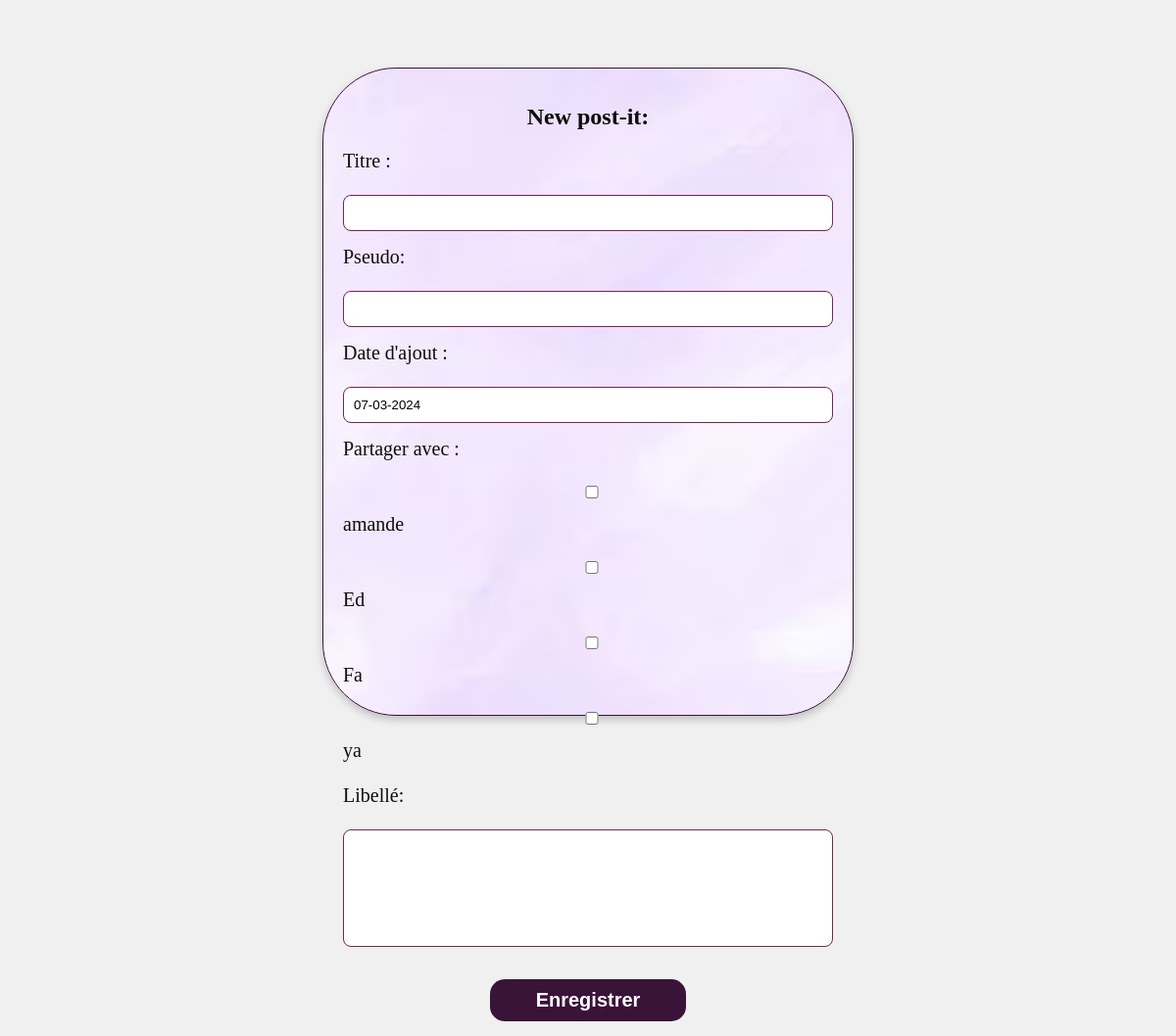
Page /vue/postitVue.php on the earlier database version.
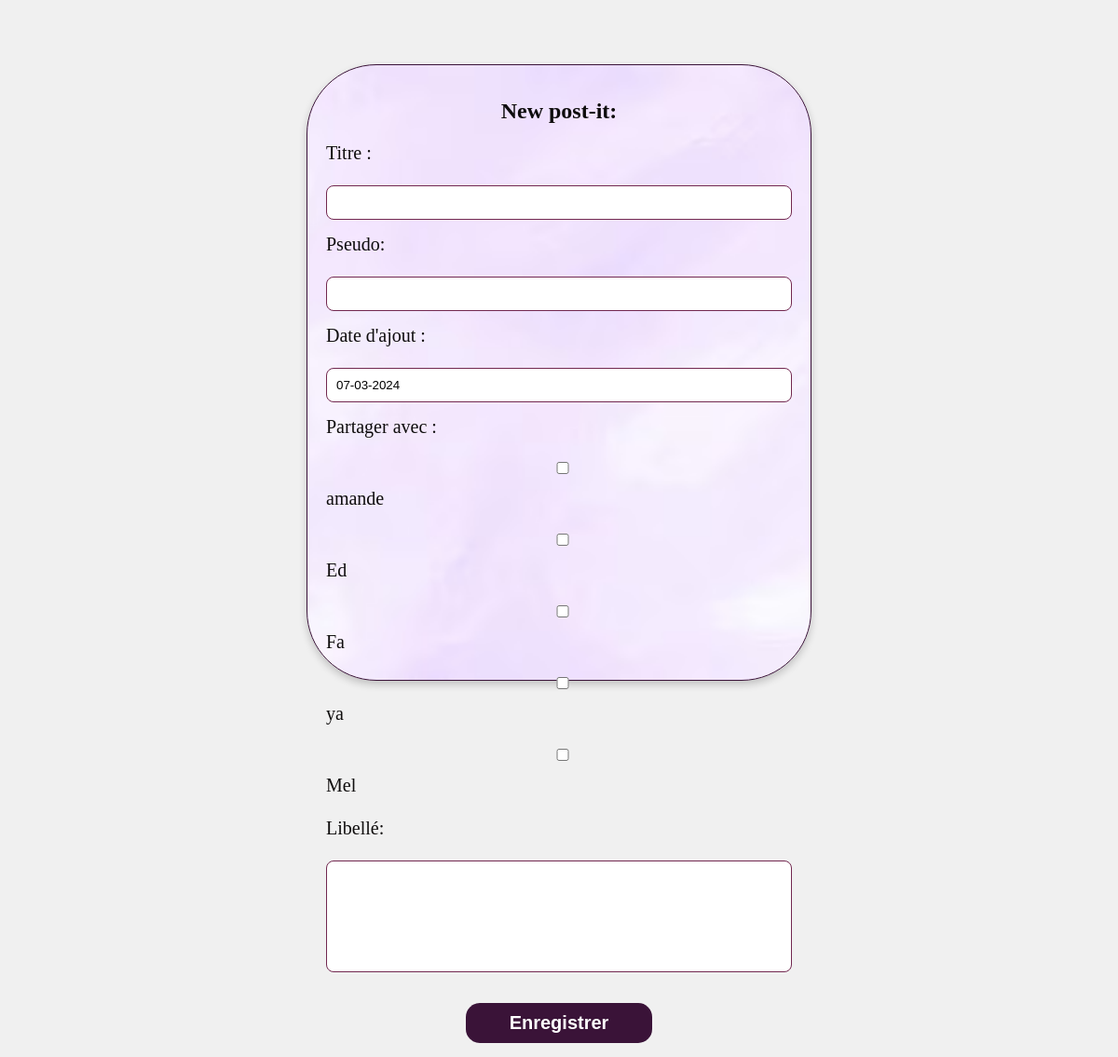
Same page on the later database version.
### tables this page shows
CREATE TABLE USER (
    IDUSER INTEGER PRIMARY KEY AUTOINCREMENT,
    PSEUDO TEXT NOT NULL,
    NOM TEXT NOT NULL,
    PRENOM TEXT NOT NULL,
    DATEDENAISSANCE TEXT NOT NULL,
    MAIL TEXT NOT NULL,
    MDP TEXT NOT NULL
);

### controleur/ajoutpostitControleur.php (called while the page is built, shortened)
<?php
require_once __DIR__ . '/../modele/PostitModel.php';
require_once __DIR__ . '/../vue/postitVue.php';
$postitModel = new PostitModel();
$users = $postitModel->getAllUsers();
include_once('../vue/postitVue.php');
?>

### modele/PostitModel.php (called while the page is built, shortened)
<?php
class PostitModel {
    private $db;
    public function __construct() {
        $this->db = new PDO('sqlite:C:/laragon/www/ProjetTER/src/bdd/scrip.sqlite');
    }
    public function getAllUsers() {
        $sql = "SELECT IDUSER, PSEUDO FROM USER";
        $stmt = $this->db->prepare($sql);
        $stmt->execute();
        return $stmt->fetchAll(PDO::FETCH_ASSOC);
    }
}
?>

### vue/postitVue.php (the view, shortened to what this page needs)
<!DOCTYPE html>
<html lang="en">
<head>
    <link rel="stylesheet" href="vue/styles/style2.css">
</head>
<body>
<?php include_once('../controleur/ajoutpostitControleur.php'); ?>
    <div class="d1">
    <h1>New post-it:</h1>
        <div>
        <form action="../controleur/ajoutpostitControleur.php" method="post" class="formulaire">
    <label for="titre">Titre :</label><br>
    <input type="text" id="titre" name="titre" maxlength="150" required>
    <br>
    <label for="pseudo">Pseudo:</label><br>
    <input type="text" id="pseudo" name="pseudo" class="pseudo" required><br>
    <label for="datedecreation">Date d'ajout :</label><br>
    <?php $datedecreation = date('d-m-Y'); ?>
    <input type="text" id="datedecreation" name="datedecreation" value="<?php echo $datedecreation; ?>" readonly>
    <br>
    <label for="users">Partager avec :</label><br>
    <?php foreach ($users as $user) : ?>
        <input type="checkbox" id="user_<?php echo $user['IDUSER']; ?>" name="users[]" value="<?php echo $user['IDUSER']; ?>">
        <label for="user_<?php echo $user['IDUSER']; ?>"><?php echo $user['PSEUDO']; ?></label><br>
    <?php endforeach; ?>
    <label for="libelle">Libellé:</label><br>
    <input type="text" id="libelle" name="libelle" class="libelle" required>
    <br><br>
    <input type="submit" value="Enregistrer">
</form>
        </div>
    </div>
</body>
</html>

Differences in the rows shown:
added user: PSEUDO "Mel"
